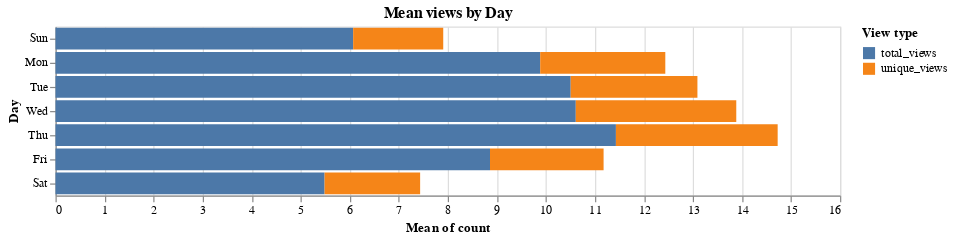

Source (notebook cell):
### Markdown cell above
### Mean views by day of week

### Code cell
alt.Chart(data).mark_bar().encode(
    x="mean(count)",
    y=alt.Y("day(index):O", title="Day"),
    color=alt.Color("variable_1", title="View type"),
).properties(width=WIDTH, title="Mean views by Day")

### Figure 1 — Vega-Lite specification as saved in the notebook (floating-point values rounded to 4 significant figures; data arrays with more than 128 entries replaced by an {"elided": "..."} marker saying what was removed)
{"config": {"view": {"continuousWidth": 400, "continuousHeight": 300}}, "data": {"name": "data-a5111c873a3997f4b5f1c7522feb6605"}, "mark": "bar", "encoding": {"color": {"type": "nominal", "field": "variable_1", "title": "View type"}, "x": {"type": "quantitative", "aggregate": "mean", "field": "count"}, "y": {"type": "ordinal", "field": "index", "timeUnit": "day", "title": "Day"}}, "title": "Mean views by Day", "width": 650, "$schema": "https://vega.github.io/schema/vega-lite/v4.8.1.json", "datasets": {"data-a5111c873a3997f4b5f1c7522feb6605": {"elided": "3870 records"}}}
